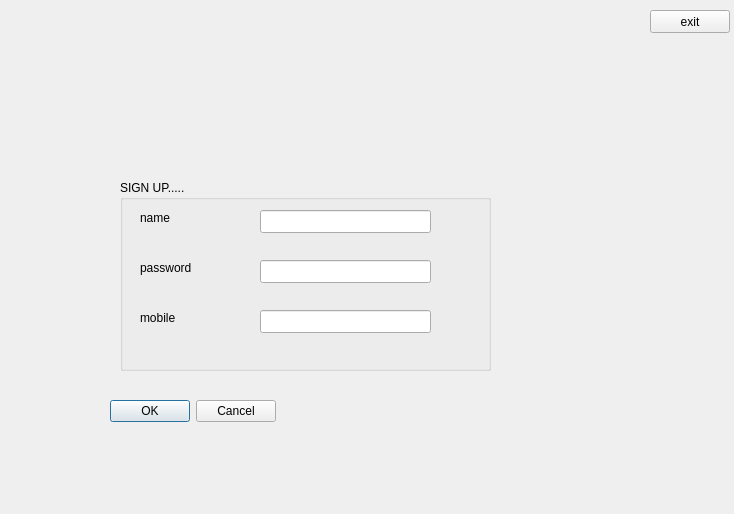
<?xml version="1.0" encoding="UTF-8"?>
<ui version="4.0">
 <class>signup</class>
 <widget class="QDialog" name="signup">
  <property name="geometry">
   <rect>
    <x>0</x>
    <y>0</y>
    <width>734</width>
    <height>514</height>
   </rect>
  </property>
  <property name="windowTitle">
   <string>Dialog</string>
  </property>
  <widget class="QDialogButtonBox" name="buttonBox">
   <property name="geometry">
    <rect>
     <x>110</x>
     <y>400</y>
     <width>166</width>
     <height>23</height>
    </rect>
   </property>
   <property name="standardButtons">
    <set>QDialogButtonBox::Cancel|QDialogButtonBox::Ok</set>
   </property>
  </widget>
  <widget class="QPushButton" name="pushButton">
   <property name="geometry">
    <rect>
     <x>650</x>
     <y>10</y>
     <width>80</width>
     <height>23</height>
    </rect>
   </property>
   <property name="text">
    <string>exit</string>
   </property>
  </widget>
  <widget class="QGroupBox" name="groupBox">
   <property name="geometry">
    <rect>
     <x>120</x>
     <y>180</y>
     <width>371</width>
     <height>191</height>
    </rect>
   </property>
   <property name="title">
    <string>SIGN UP.....</string>
   </property>
   <widget class="QLineEdit" name="lineEdit">
    <property name="geometry">
     <rect>
      <x>140</x>
      <y>30</y>
      <width>171</width>
      <height>23</height>
     </rect>
    </property>
   </widget>
   <widget class="QLineEdit" name="lineEdit_2">
    <property name="geometry">
     <rect>
      <x>140</x>
      <y>80</y>
      <width>171</width>
      <height>23</height>
     </rect>
    </property>
    <property name="echoMode">
     <enum>QLineEdit::Password</enum>
    </property>
   </widget>
   <widget class="QLineEdit" name="lineEdit_3">
    <property name="geometry">
     <rect>
      <x>140</x>
      <y>130</y>
      <width>171</width>
      <height>23</height>
     </rect>
    </property>
   </widget>
   <widget class="QLabel" name="label">
    <property name="geometry">
     <rect>
      <x>20</x>
      <y>30</y>
      <width>57</width>
      <height>15</height>
     </rect>
    </property>
    <property name="text">
     <string>name</string>
    </property>
   </widget>
   <widget class="QLabel" name="label_2">
    <property name="geometry">
     <rect>
      <x>20</x>
      <y>80</y>
      <width>61</width>
      <height>16</height>
     </rect>
    </property>
    <property name="text">
     <string>password</string>
    </property>
   </widget>
   <widget class="QLabel" name="label_3">
    <property name="geometry">
     <rect>
      <x>20</x>
      <y>130</y>
      <width>57</width>
      <height>15</height>
     </rect>
    </property>
    <property name="text">
     <string>mobile</string>
    </property>
   </widget>
  </widget>
  <widget class="QLabel" name="label_4">
   <property name="geometry">
    <rect>
     <x>180</x>
     <y>30</y>
     <width>261</width>
     <height>111</height>
    </rect>
   </property>
   <property name="text">
    <string/>
   </property>
   <property name="pixmap">
    <pixmap>logo.jpg</pixmap>
   </property>
   <property name="scaledContents">
    <bool>true</bool>
   </property>
  </widget>
 </widget>
 <resources/>
 <connections/>
</ui>
